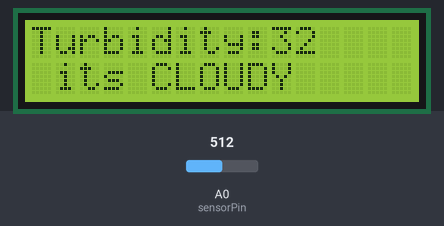
The sketch below on a simulated Arduino Uno, built with avr-gcc and run on an emulated ATmega328P. Parts: 16×2 character LCD. The test bench sets the inputs (shaded band); at power-on: A0 (sensorPin) = 512. What the sketch prints to the serial monitor is not drawn.

Above: at 1.2 s.
1.3 s: A0 (sensorPin) set to 594
At 2.4 s:
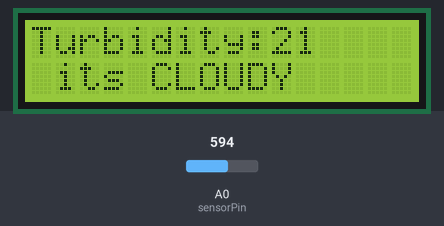
3.0 s: A0 (sensorPin) set to 625
At 3.9 s:
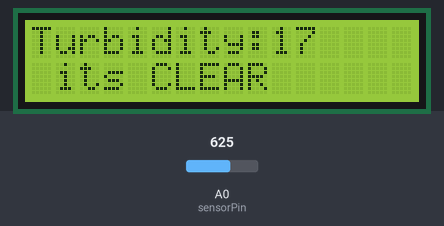
4.7 s: A0 (sensorPin) set to 306
At 5.8 s:
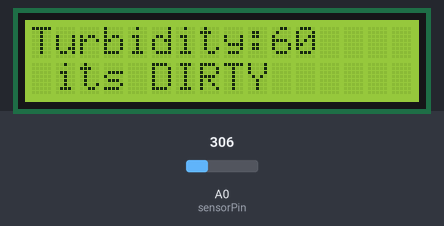
Timing chart, 0 to 7.7 s (numbered marks = the images above; inputs shaded):
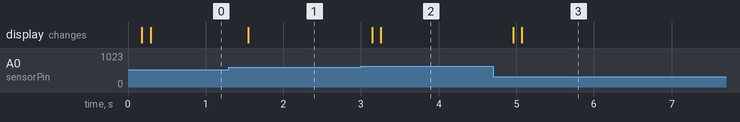

Measured:
- the behaviour switches between 607 and 608 on A0 (sensorPin) (found by bisection; images 1 and 2)
- after the input at 1.3 s, the display: changes after 0.25 s (image 1)
- after the input at 3.0 s, the display: first changes after 0.14 s (image 2 shows a later state)
- after the input at 4.7 s, the display: first changes after 0.26 s (image 3 shows a later state)

The sketch:

turbidity.ino
```cpp
/***************************************************
* Techeonics
* Turbidity module mjkdz
* @author - Gaurav Kumar (Techeonics)

<thetecheonics@gmail.com>
Youtube- https://www.youtube.com/c/THETECHEONICS
See <http://www.techeonics.com> for details.

* ****************************************************/
#include <LiquidCrystal_I2C.h>

LiquidCrystal_I2C lcd(0x27, 2, 16);

int sensorPin = A0; //A0 FOR ARDUINO/ 36 FOR ESP

void setup()
{
  Serial.begin(9600);
  // initialize LCD
  lcd.init();
  // turn on LCD backlight
  lcd.backlight();
}
void loop() {
  int sensorValue = analogRead(sensorPin);
  Serial.println(sensorValue);
  int turbidity = map(sensorValue, 0, 750, 100, 0);
  delay(100);
  lcd.setCursor(0, 0);
  lcd.print("Turbidity:");
  lcd.print("   ");
  lcd.setCursor(10, 0);
  lcd.print(turbidity);

  delay(100);
  if (turbidity < 20) {
    lcd.setCursor(0, 1);
    lcd.print(" its CLEAR ");
    Serial.print(" its CLEAR ");
  }
  if ((turbidity > 20) && (turbidity < 50)) {
    lcd.setCursor(0, 1);
    lcd.print(" its CLOUDY ");
    Serial.print(" its CLOUDY ");
  }
  if (turbidity > 50) {
    lcd.setCursor(0, 1);
    lcd.print(" its DIRTY ");
    Serial.print(" its DIRTY ");
  }
}
```
